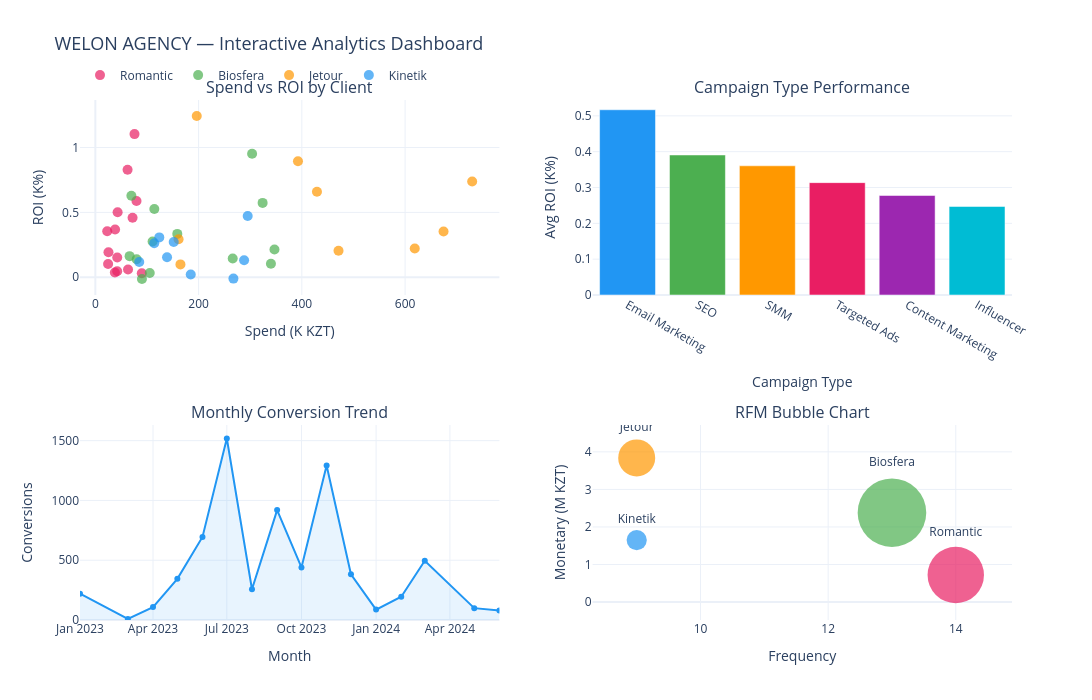

Source (notebook cell):
### Code cell
# ── BLOCK 13: Interactive Plotly Dashboard ─────────────────
import plotly.graph_objects as go
from plotly.subplots import make_subplots

fig = make_subplots(
    rows=2, cols=2,
    subplot_titles=("Spend vs ROI by Client", 
                    "Campaign Type Performance",
                    "Monthly Conversion Trend",
                    "RFM Bubble Chart"),
    specs=[[{"type":"scatter"}, {"type":"bar"}],
           [{"type":"scatter"}, {"type":"scatter"}]]
)

colors_map = {"Romantic":"#E91E63","Jetour":"#FF9800",
              "Kinetik":"#2196F3","Biosfera":"#4CAF50"}

# Chart 1: Spend vs ROI scatter per client
for client in df["client_name"].unique():
    sub = df[df["client_name"]==client]
    fig.add_trace(go.Scatter(
        x=sub["spend_kzt"]/1000, y=sub["ROI"]/1000,
        mode="markers", name=client,
        marker=dict(size=10, color=colors_map[client], opacity=0.7),
        hovertemplate=f"<b>{client}</b><br>Spend: %{{x:.0f}}K KZT<br>ROI: %{{y:.0f}}K%<extra></extra>"
    ), row=1, col=1)

# Chart 2: Avg ROI by campaign type
roi_type = df.groupby("campaign_type")["ROI"].mean().sort_values(ascending=False)/1000
fig.add_trace(go.Bar(
    x=roi_type.index, y=roi_type.values,
    marker_color=["#2196F3","#4CAF50","#FF9800","#E91E63","#9C27B0","#00BCD4"],
    hovertemplate="<b>%{x}</b><br>Avg ROI: %{y:.0f}K%<extra></extra>",
    showlegend=False
), row=1, col=2)

# Chart 3: Monthly conversions
df["month_period"] = df["start_date"].dt.to_period("M").astype(str)
monthly_conv = df.groupby("month_period")["conversions"].sum().reset_index()
fig.add_trace(go.Scatter(
    x=monthly_conv["month_period"], y=monthly_conv["conversions"],
    mode="lines+markers", line=dict(color="#2196F3", width=2),
    fill="tozeroy", fillcolor="rgba(33,150,243,0.1)",
    hovertemplate="<b>%{x}</b><br>Conversions: %{y:,}<extra></extra>",
    showlegend=False
), row=2, col=1)

# Chart 4: RFM bubble
for _, row_r in rfm.iterrows():
    client = row_r["client_name"]
    fig.add_trace(go.Scatter(
        x=[row_r["Frequency"]], y=[row_r["Monetary_M"]],
        mode="markers+text",
        text=[client], textposition="top center",
        marker=dict(size=row_r["Recency"]/5+20, 
                   color=list(colors_map.values())[list(colors_map.keys()).index(client)],
                   opacity=0.7),
        hovertemplate=f"<b>{client}</b><br>Recency: {row_r['Recency']} days<br>Frequency: {row_r['Frequency']}<br>Monetary: {row_r['Monetary_M']}M KZT<extra></extra>",
        showlegend=False
    ), row=2, col=2)

fig.update_layout(
    title=dict(text="WELON AGENCY — Interactive Analytics Dashboard", 
               font=dict(size=18)),
    height=700, width=1100,
    template="plotly_white",
    legend=dict(orientation="h", yanchor="bottom", y=1.02)
)
fig.update_xaxes(title_text="Spend (K KZT)", row=1, col=1)
fig.update_yaxes(title_text="ROI (K%)", row=1, col=1)
fig.update_xaxes(title_text="Campaign Type", row=1, col=2)
fig.update_yaxes(title_text="Avg ROI (K%)", row=1, col=2)
fig.update_xaxes(title_text="Month", row=2, col=1)
fig.update_yaxes(title_text="Conversions", row=2, col=1)
fig.update_xaxes(title_text="Frequency", row=2, col=2)
fig.update_yaxes(title_text="Monetary (M KZT)", row=2, col=2)

fig.write_html("welon_interactive_dashboard.html")
fig.show()
print("✅ Interactive dashboard saved as welon_interactive_dashboard.html")

### Figure 1 — Plotly figure (JSON) as saved in the notebook; plotly's stock layout.template omitted (floating-point values rounded to 4 significant figures)
{"data": [{"hovertemplate": "<b>Romantic</b><br>Spend: %{x:.0f}K KZT<br>ROI: %{y:.0f}K%<extra></extra>", "marker": {"color": "#E91E63", "opacity": 0.7, "size": 10}, "mode": "markers", "name": "Romantic", "type": "scatter", "x": [89.97, 38.2, 24.68, 79.67, 42.32, 42.39, 43.12, 25.41, 63.3, 75.8, 22.98, 62.39, 37.82, 72.09], "xaxis": "x", "y": [0.031, 0.3686, 0.1029, 0.5875, 0.0471, 0.1523, 0.5006, 0.1931, 0.0597, 1.103, 0.3547, 0.8286, 0.0375, 0.4587], "yaxis": "y"}, {"hovertemplate": "<b>Biosfera</b><br>Spend: %{x:.0f}K KZT<br>ROI: %{y:.0f}K%<extra></extra>", "marker": {"color": "#4CAF50", "opacity": 0.7, "size": 10}, "mode": "markers", "name": "Biosfera", "type": "scatter", "x": [114.2, 66.36, 105.3, 324.0, 79.95, 69.79, 303.7, 266.1, 158.7, 110.9, 347.0, 340.1, 90.28], "xaxis": "x", "y": [0.5257, 0.163, 0.0324, 0.5732, 0.1384, 0.6282, 0.9522, 0.145, 0.3344, 0.276, 0.214, 0.1041, -0.0132], "yaxis": "y"}, {"hovertemplate": "<b>Jetour</b><br>Spend: %{x:.0f}K KZT<br>ROI: %{y:.0f}K%<extra></extra>", "marker": {"color": "#FF9800", "opacity": 0.7, "size": 10}, "mode": "markers", "name": "Jetour", "type": "scatter", "x": [161.2, 618.7, 429.3, 471.1, 196.4, 674.5, 392.5, 164.8, 730.0], "xaxis": "x", "y": [0.2929, 0.2219, 0.6588, 0.2041, 1.243, 0.3531, 0.8936, 0.0993, 0.738], "yaxis": "y"}, {"hovertemplate": "<b>Kinetik</b><br>Spend: %{x:.0f}K KZT<br>ROI: %{y:.0f}K%<extra></extra>", "marker": {"color": "#2196F3", "opacity": 0.7, "size": 10}, "mode": "markers", "name": "Kinetik", "type": "scatter", "x": [151.8, 123.9, 288.2, 114.0, 184.8, 295.1, 267.5, 138.9, 84.96], "xaxis": "x", "y": [0.2714, 0.3075, 0.1314, 0.2628, 0.0209, 0.472, -0.0101, 0.1546, 0.1184], "yaxis": "y"}, {"hovertemplate": "<b>%{x}</b><br>Avg ROI: %{y:.0f}K%<extra></extra>", "marker": {"color": ["#2196F3", "#4CAF50", "#FF9800", "#E91E63", "#9C27B0", "#00BCD4"]}, "showlegend": false, "type": "bar", "x": ["Email Marketing", "SEO", "SMM", "Targeted Ads", "Content Marketing", "Influencer"], "xaxis": "x2", "y": [0.517, 0.3908, 0.3606, 0.3136, 0.2777, 0.2471], "yaxis": "y2"}, {"fill": "tozeroy", "fillcolor": "rgba(33,150,243,0.1)", "hovertemplate": "<b>%{x}</b><br>Conversions: %{y:,}<extra></extra>", "line": {"color": "#2196F3", "width": 2}, "mode": "lines+markers", "showlegend": false, "type": "scatter", "x": ["2023-01", "2023-03", "2023-04", "2023-05", "2023-06", "2023-07", "2023-08", "2023-09", "2023-10", "2023-11", "2023-12", "2024-01", "2024-02", "2024-03", "2024-05", "2024-06"], "xaxis": "x3", "y": [220, 9, 108, 344, 695, 1518, 257, 919, 440, 1292, 382, 87, 195, 495, 99, 79], "yaxis": "y3"}, {"hovertemplate": "<b>Biosfera</b><br>Recency: 243 days<br>Frequency: 13<br>Monetary: 2.38M KZT<extra></extra>", "marker": {"color": "#4CAF50", "opacity": 0.7, "size": 68.6}, "mode": "markers+text", "showlegend": false, "text": ["Biosfera"], "textposition": "top center", "type": "scatter", "x": [13], "xaxis": "x4", "y": [2.38], "yaxis": "y4"}, {"hovertemplate": "<b>Jetour</b><br>Recency: 85 days<br>Frequency: 9<br>Monetary: 3.84M KZT<extra></extra>", "marker": {"color": "#FF9800", "opacity": 0.7, "size": 37}, "mode": "markers+text", "showlegend": false, "text": ["Jetour"], "textposition": "top center", "type": "scatter", "x": [9], "xaxis": "x4", "y": [3.84], "yaxis": "y4"}, {"hovertemplate": "<b>Kinetik</b><br>Recency: 1 days<br>Frequency: 9<br>Monetary: 1.65M KZT<extra></extra>", "marker": {"color": "#2196F3", "opacity": 0.7, "size": 20.2}, "mode": "markers+text", "showlegend": false, "text": ["Kinetik"], "textposition": "top center", "type": "scatter", "x": [9], "xaxis": "x4", "y": [1.65], "yaxis": "y4"}, {"hovertemplate": "<b>Romantic</b><br>Recency: 182 days<br>Frequency: 14<br>Monetary: 0.72M KZT<extra></extra>", "marker": {"color": "#E91E63", "opacity": 0.7, "size": 56.4}, "mode": "markers+text", "showlegend": false, "text": ["Romantic"], "textposition": "top center", "type": "scatter", "x": [14], "xaxis": "x4", "y": [0.72], "yaxis": "y4"}], "layout": {"annotations": [{"font": {"size": 16}, "showarrow": false, "text": "Spend vs ROI by Client", "x": 0.225, "xanchor": "center", "xref": "paper", "y": 1, "yanchor": "bottom", "yref": "paper"}, {"font": {"size": 16}, "showarrow": false, "text": "Campaign Type Performance", "x": 0.775, "xanchor": "center", "xref": "paper", "y": 1, "yanchor": "bottom", "yref": "paper"}, {"font": {"size": 16}, "showarrow": false, "text": "Monthly Conversion Trend", "x": 0.225, "xanchor": "center", "xref": "paper", "y": 0.375, "yanchor": "bottom", "yref": "paper"}, {"font": {"size": 16}, "showarrow": false, "text": "RFM Bubble Chart", "x": 0.775, "xanchor": "center", "xref": "paper", "y": 0.375, "yanchor": "bottom", "yref": "paper"}], "height": 700, "legend": {"orientation": "h", "y": 1.02, "yanchor": "bottom"}, "title": {"font": {"size": 18}, "text": "WELON AGENCY — Interactive Analytics Dashboard"}, "width": 1100, "xaxis": {"anchor": "y", "domain": [0, 0.45], "title": {"text": "Spend (K KZT)"}}, "xaxis2": {"anchor": "y2", "domain": [0.55, 1], "title": {"text": "Campaign Type"}}, "xaxis3": {"anchor": "y3", "domain": [0, 0.45], "title": {"text": "Month"}}, "xaxis4": {"anchor": "y4", "domain": [0.55, 1], "title": {"text": "Frequency"}}, "yaxis": {"anchor": "x", "domain": [0.625, 1], "title": {"text": "ROI (K%)"}}, "yaxis2": {"anchor": "x2", "domain": [0.625, 1], "title": {"text": "Avg ROI (K%)"}}, "yaxis3": {"anchor": "x3", "domain": [0, 0.375], "title": {"text": "Conversions"}}, "yaxis4": {"anchor": "x4", "domain": [0, 0.375], "title": {"text": "Monetary (M KZT)"}}}}
